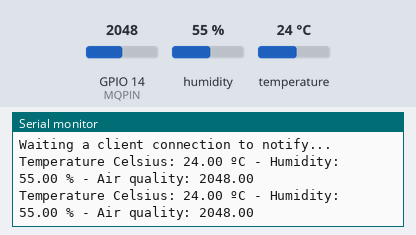
This sketch was run on a simulated ESP32. Shown: the last lines printed to the serial monitor. Inputs (shaded band) come from the test bench; at power-on: humidity 55 %, GPIO 14 (MQPIN) = 2048, temperature 24 °C. Nothing arrives over Bluetooth unless stated; a phone connects over Bluetooth LE 3 s after start.

Above: at 6.8 s.
6.9 s: humidity set to 22 %
At 10.0 s:
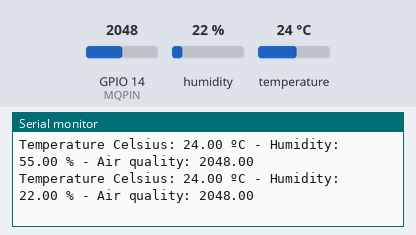
11.4 s: GPIO 14 (MQPIN) set to 2866
At 12.6 s:
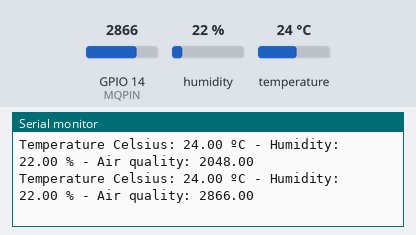
15.9 s: temperature set to 12 °C
At 18.9 s:
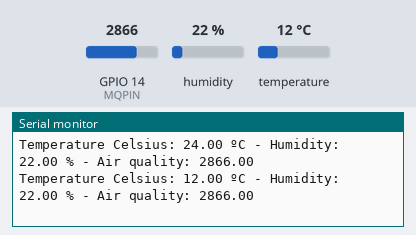
20.4 s: GPIO 14 (MQPIN) set to 3603
At 21.5 s:
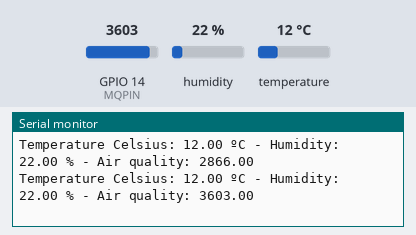
24.9 s: humidity set to 40 %
At 27.8 s:
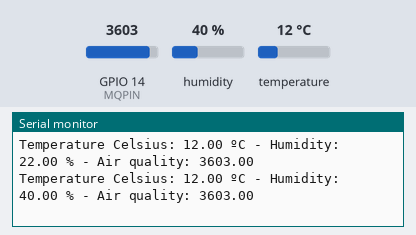
Timing chart, 0 to 29.3 s (numbered marks = the images above; inputs shaded):
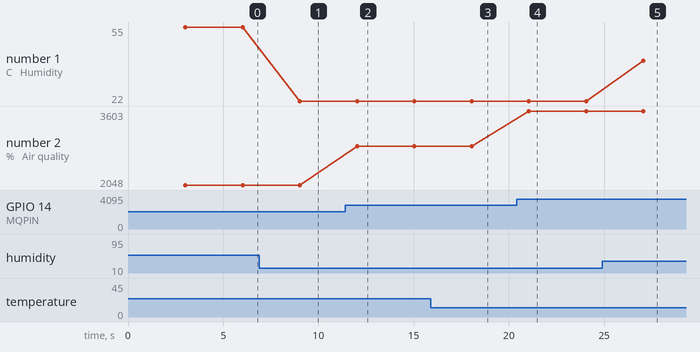

Measured:
- after the input at 6.9 s, the serial monitor: prints a new line after 2.1 s (image 1)
- after the input at 11.4 s, the serial monitor: prints a new line after 0.63 s (image 2)
- after the input at 15.9 s, the serial monitor: prints a new line after 2.1 s (image 3)
- after the input at 20.4 s, the serial monitor: prints a new line after 0.65 s (image 4)
- after the input at 24.9 s, the serial monitor: prints a new line after 2.2 s (image 5)
- plotted number 1: 55 → 22 after the input at 6.9 s, 22 → 40 after the input at 24.9 s
- plotted number 2: 2048 → 2866 after the input at 11.4 s, 2866 → 3603 after the input at 20.4 s

The sketch:

ServerFinal.ino
```cpp
/********
  Gruppe 5
  Server med sensorer
  Benytter BLE til at notify clienten om ny data
*********/

#include <BLEDevice.h>
#include <BLEServer.h>
#include <BLEUtils.h>
#include <BLE2902.h>
#include <DHT.h>

//Sensorer
#define DHTPIN 4
#define DHTTYPE DHT22   // DHT 22  (AM2302)

DHT dht(DHTPIN, DHTTYPE);

#define MQPIN 14

float temp=20;
float hum=60;
float aq=400;

// Timer variables
unsigned long lastTime = 0;
unsigned long timerDelay = 3000;

//Bluetooth
bool deviceConnected = false;

//BLE server name
#define bleServerName "GRP5_ESP32_SERVER"

//UUID's (version 1)
#define SERVICE_UUID "26cac62c-71f3-11ec-90d6-0242ac120003"
#define TEMPERATURE_UUID "3ba9eadc-71f3-11ec-90d6-0242ac120003"
#define HUMIDITY_UUID "453ec176-71f3-11ec-90d6-0242ac120003"
#define AIRQUALITY_UUID "6b033c20-71f3-11ec-90d6-0242ac120003"

// Temperature Characteristic and Descriptor
BLECharacteristic bmeTemperatureCelsiusCharacteristics(TEMPERATURE_UUID, BLECharacteristic::PROPERTY_NOTIFY);
BLEDescriptor bmeTemperatureCelsiusDescriptor(BLEUUID((uint16_t)0x2902));


// Humidity Characteristic and Descriptor
BLECharacteristic bmeHumidityCharacteristics(HUMIDITY_UUID, BLECharacteristic::PROPERTY_NOTIFY);
BLEDescriptor bmeHumidityDescriptor(BLEUUID((uint16_t)0x2903));

// Air Quality Characteristic and Descriptor
BLECharacteristic bmeAirqualityCharacteristics(AIRQUALITY_UUID, BLECharacteristic::PROPERTY_NOTIFY);
BLEDescriptor bmeAirqualityDescriptor(BLEUUID((uint16_t)0x2901));

//Setup callbacks onConnect and onDisconnect
class MyServerCallbacks: public BLEServerCallbacks {
  void onConnect(BLEServer* pServer) {
    deviceConnected = true;
  };
  void onDisconnect(BLEServer* pServer) {
    deviceConnected = false;
  }
};

void setup() {
  // Start serial communication
  Serial.begin(115200);

  //Start the DHT22
  dht.begin();

  // Create the BLE Device
  BLEDevice::init(bleServerName);

  // Create the BLE Server
  BLEServer *pServer = BLEDevice::createServer();
  pServer->setCallbacks(new MyServerCallbacks());

  // Create the BLE Service
  BLEService *bmeService = pServer->createService(SERVICE_UUID);

  // Create BLE Characteristics and Create a BLE Descriptor
  // Temperature
  bmeService->addCharacteristic(&bmeTemperatureCelsiusCharacteristics);
  bmeTemperatureCelsiusDescriptor.setValue("BME temperature Celsius");
  bmeTemperatureCelsiusCharacteristics.addDescriptor(new BLE2902());


  // Humidity
  bmeService->addCharacteristic(&bmeHumidityCharacteristics);
  bmeHumidityDescriptor.setValue("BME humidity");
  bmeHumidityCharacteristics.addDescriptor(new BLE2902());

  // Air Quality
  bmeService->addCharacteristic(&bmeAirqualityCharacteristics);
  bmeAirqualityDescriptor.setValue("BME airquality");
  bmeAirqualityCharacteristics.addDescriptor(new BLE2902());

  // Start the service
  bmeService->start();

  // Start advertising
  BLEAdvertising *pAdvertising = BLEDevice::getAdvertising();
  pAdvertising->addServiceUUID(SERVICE_UUID);
  pServer->getAdvertising()->start();
  Serial.println("Waiting a client connection to notify...");
}

void loop() {
  if (deviceConnected) {
    if ((millis() - lastTime) > timerDelay) {
      // Read temperature as Celsius
      temp = dht.readTemperature();

      // Read humidity
      hum = dht.readHumidity();

      // Read air quality
      aq = analogRead(MQPIN);

      //Notify temperature reading from DHT sensor
      static char temperatureCTemp[6];
      dtostrf(temp, 6, 2, temperatureCTemp);
      //Set temperature Characteristic value and notify connected client
      bmeTemperatureCelsiusCharacteristics.setValue(temperatureCTemp);
      bmeTemperatureCelsiusCharacteristics.notify();
      Serial.print("Temperature Celsius: ");
      Serial.print(temp);
      Serial.print(" ºC");


      //Notify humidity reading from DHT
      static char humidityTemp[6];
      dtostrf(hum, 6, 2, humidityTemp);
      //Set humidity Characteristic value and notify connected client
      bmeHumidityCharacteristics.setValue(humidityTemp);
      bmeHumidityCharacteristics.notify();
      Serial.print(" - Humidity: ");
      Serial.print(hum);
      Serial.print(" %");

      //Notify airquality reading from MQ
      static char airqualityTemp[6];
      dtostrf(aq, 6, 2, airqualityTemp);
      //Set air quality Characteristic value and notify connected client
      bmeAirqualityCharacteristics.setValue(airqualityTemp);
      bmeAirqualityCharacteristics.notify();
      Serial.print(" - Air quality: ");
      Serial.println(aq);

      lastTime = millis();
    }
  }
}
```
